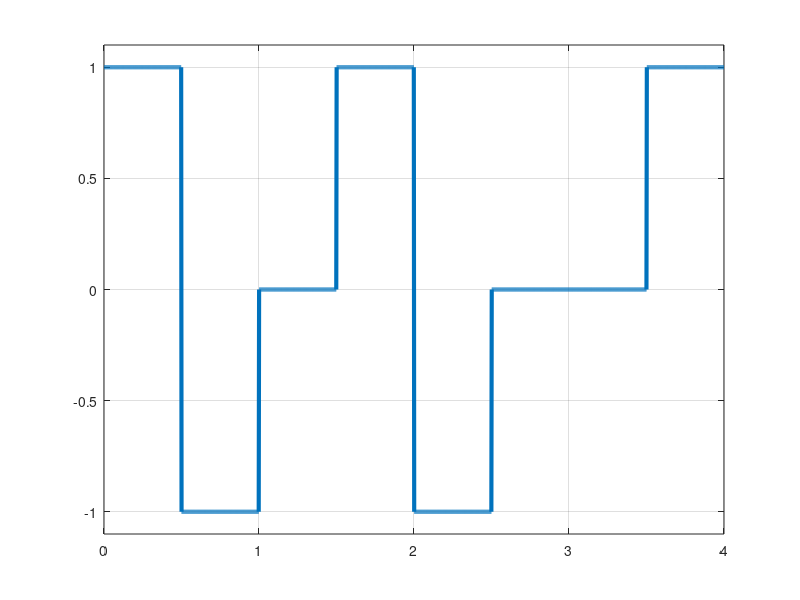

Write the MATLAB code that produced this figure.
bits = [1 1 0 1 1 0 0 1];
bitrate = 2; % bits per second

T = length(bits)/bitrate; % full time of bit sequence
n = 200;
N = n*length(bits);
dt = T/(N-1);
t = 0:dt:T;
x = zeros(1,length(t)); % output signal

%% AMI
pre_value = 1;

for i = 0:length(bits)-1
  if bits(i+1) == 0
    x(i*n+1:(i+1)*n) = 0;
  else
    x(i*n+1:(i+1)*n) = pre_value;
    pre_value = (-1) * pre_value;
  end
end

figure;
plot(t,x,'LineWidth',3);
axis([0 t(end) -1.1 1.1])
grid on;

%% Demodulation
num_of_bits = T*bitrate;
out_bits = zeros(1,num_of_bits);

m = length(x)/num_of_bits;

j = 1;

for k=1:m:length(x)
  if x(k)==0
    out_bits(j) = 0;
  else
    out_bits(j) = 1;
  end
  j++;
end

disp(out_bits);






